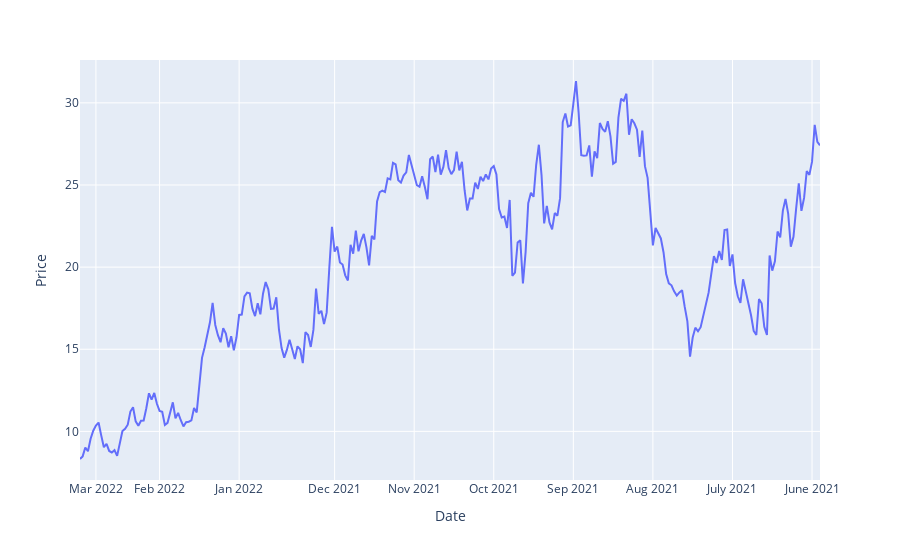

Source (notebook cell):
### Code cell
df = pd.read_csv("uniswap_price_data.csv")
fig = px.line(df, x="Date", y="Price")

# template="plotly_dark"

fig.update_layout(
    xaxis = dict(
        tickmode = "array",
        tickvals = ['Mar 01, 2022', 'Feb 05, 2022', 'Jan 06, 2022', 'Dec 01, 2021',
                    'Nov 01, 2021', 'Oct 02, 2021', 'Sep 02, 2021', 'Aug 03, 2021',
                    'Jul 04, 2021', 'Jun 04, 2021'],
        ticktext = ['Mar 2022', 'Feb 2022', 'Jan 2022', 'Dec 2021',
                    'Nov 2021', 'Oct 2021', 'Sep 2021', 'Aug 2021',
                    'July 2021', 'June 2021']
    )
)

# # chart line color red
# fig.update_traces(line_color='#FF0000')

fig.show()

### Figure 1 — Plotly figure (JSON) as saved in the notebook; plotly's stock layout.template omitted (floating-point values rounded to 4 significant figures; data arrays with more than 128 entries replaced by an {"elided": "..."} marker saying what was removed)
{"data": [{"hovertemplate": "Date=%{x}<br>Price=%{y}<extra></extra>", "legendgroup": "", "line": {"color": "#636efa", "dash": "solid"}, "mode": "lines", "name": "", "orientation": "v", "showlegend": false, "type": "scatter", "x": {"elided": "280 str values"}, "xaxis": "x", "y": {"elided": "280 float values"}, "yaxis": "y"}], "layout": {"legend": {"tracegroupgap": 0}, "margin": {"t": 60}, "xaxis": {"anchor": "y", "domain": [0, 1], "tickmode": "array", "ticktext": ["Mar 2022", "Feb 2022", "Jan 2022", "Dec 2021", "Nov 2021", "Oct 2021", "Sep 2021", "Aug 2021", "July 2021", "June 2021"], "tickvals": ["Mar 01, 2022", "Feb 05, 2022", "Jan 06, 2022", "Dec 01, 2021", "Nov 01, 2021", "Oct 02, 2021", "Sep 02, 2021", "Aug 03, 2021", "Jul 04, 2021", "Jun 04, 2021"], "title": {"text": "Date"}}, "yaxis": {"anchor": "x", "domain": [0, 1], "title": {"text": "Price"}}}}
